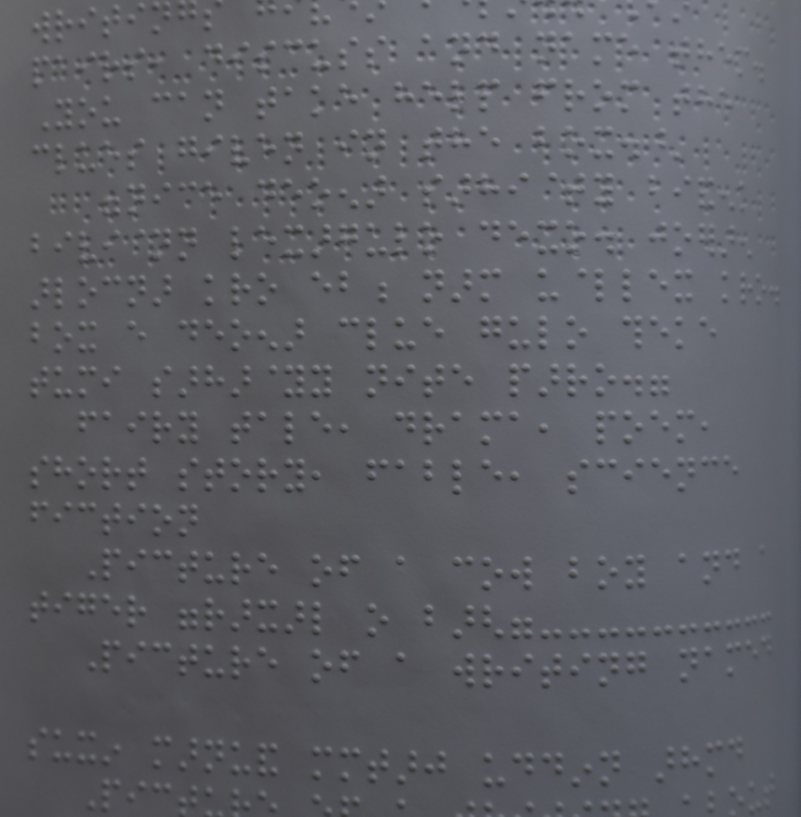
#> input picture test/before.jpg, 3202 x 3267 px (shown at 1/4 size)
$ python enhance.py --input ../../test
#> lines starting #> are read from the running program, lines starting #| are printed output that depends on the picture
#> in _imread, img is the input picture: shape (3267, 3202, 3); mean B, G, R 100.6, 94.4, 93.4
"""Phase 2 - illumination normalization for embossed-braille photos.

WHY NOT A GENERIC "SMART SCANNER":
Embossed braille is visible ONLY through the micro-shadow/highlight on each raised
dot. Document-scanner "magic colour"/deshadow/binarize modes remove exactly that
signal, so they make braille HARDER to detect, not easier. We therefore only
normalize ILLUMINATION (global gradients, colour cast) and boost LOCAL contrast,
which amplifies the dot shading instead of erasing it.

Stages (all optional, gentle by default):
  1. gray-world white balance      - removes colour cast
  2. flat-field / background division - removes global lighting gradients + soft shadows
  3. CLAHE on the LAB L channel    - boosts LOCAL contrast, i.e. the dot shading

    python scripts/annotate/enhance.py --input "Braille Dataset" --preview 6
    python scripts/annotate/enhance.py --input "Braille Dataset"        # process all
"""
from __future__ import annotations

import argparse
import sys
from pathlib import Path

import cv2
import numpy as np

sys.path.insert(0, str(Path(__file__).resolve().parent.parent))
from common import config  # noqa: E402


def white_balance(bgr: np.ndarray) -> np.ndarray:
    """Gray-world: scale each channel so their means match."""
    result = bgr.astype(np.float32)
    means = result.reshape(-1, 3).mean(axis=0)
#> means = [98.68, 88.35, 86.13]
    gray = means.mean()
#> gray = 91.05
    for c in range(3):
        if means[c] > 1e-6:
            result[..., c] *= gray / means[c]
    return np.clip(result, 0, 255).astype(np.uint8)


def flat_field(bgr: np.ndarray, sigma_frac: float = 0.06, strength: float = 1.0,
               work_px: int = 512) -> np.ndarray:
    """Divide by a heavily blurred copy to flatten lighting gradients and soft shadows.

    The blur radius is a fraction of the image size, so it is far larger than a braille
    dot: dot-scale detail survives while the slow illumination ramp is removed.
    strength in [0,1] blends between the original and the fully flattened result.

    The background is estimated on a `work_px` thumbnail and upscaled - a low-pass
    filter has no high-frequency content to lose, and this is ~100x faster than
    blurring a 24MP image with a 300px kernel.
    """
#> called with sigma_frac = 0.06, strength = 1, work_px = 512
    h, w = bgr.shape[:2]
#> h = 3267; w = 3202
    scale = min(1.0, work_px / max(h, w))
#> scale = 0.157
    small = cv2.resize(bgr, (max(1, int(w * scale)), max(1, int(h * scale))),
                       interpolation=cv2.INTER_AREA) if scale < 1.0 else bgr
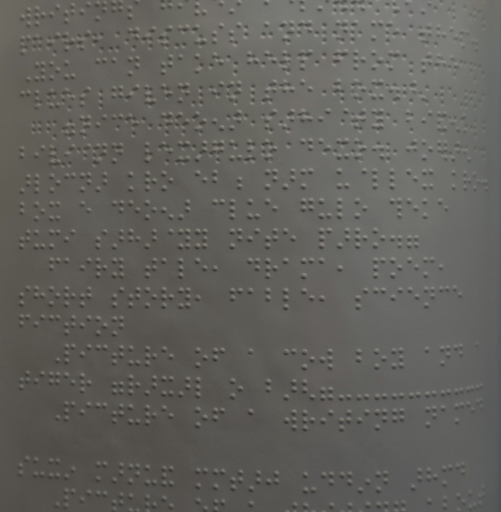
#> small: shape (512, 501, 3); mean B, G, R 92.4, 96.8, 98.2
    k = int(max(small.shape[:2]) * sigma_frac) | 1          # odd kernel
#> k = 31
    bg_small = cv2.GaussianBlur(small, (k, k), 0)
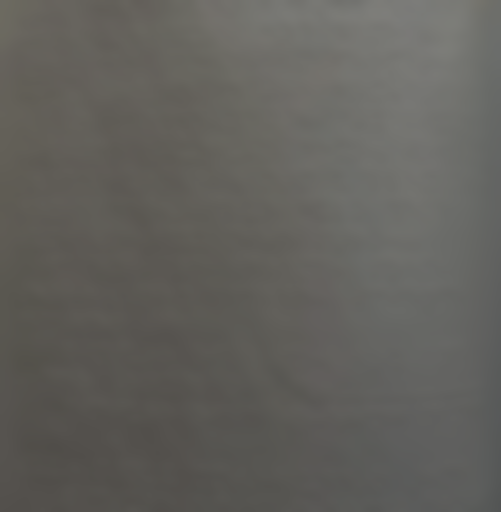
#> bg_small: shape (512, 501, 3); mean B, G, R 92.4, 96.8, 98.2
    background = cv2.resize(bg_small, (w, h), interpolation=cv2.INTER_LINEAR).astype(np.float32)
    background = np.maximum(background, 1.0)
    src = bgr.astype(np.float32)
    flat = src / background * background.mean(axis=(0, 1), keepdims=True)
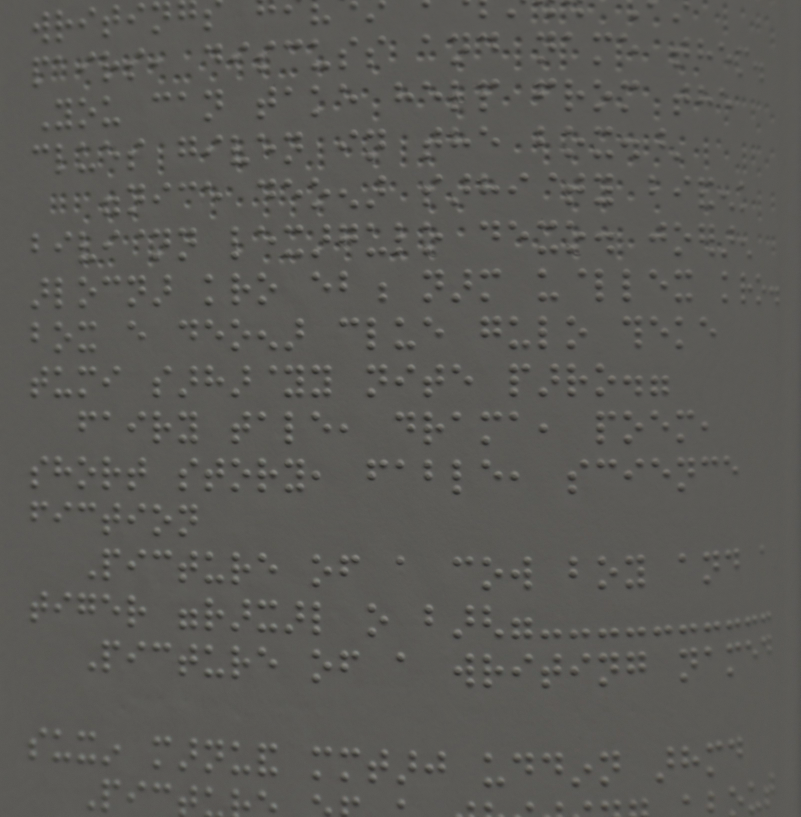
#> flat: shape (3267, 3202, 3) float32 (shown at 1/4 size); mean B, G, R 79.8, 81.7, 82.3
    out = (1.0 - strength) * src + strength * flat
    return np.clip(out, 0, 255).astype(np.uint8)


def clahe_l(bgr: np.ndarray, clip: float = 2.0, grid: int = 8) -> np.ndarray:
    """CLAHE on the L channel of LAB - local contrast, so dot shading is amplified."""
#> called with clip = 2, grid = 8
    lab = cv2.cvtColor(bgr, cv2.COLOR_BGR2LAB)
#> lab: shape (3267, 3202, 3); mean of channels 0, 1, 2 97.4, 127.8, 130.3
    l, a, b = cv2.split(lab)
    l = cv2.createCLAHE(clipLimit=clip, tileGridSize=(grid, grid)).apply(l)
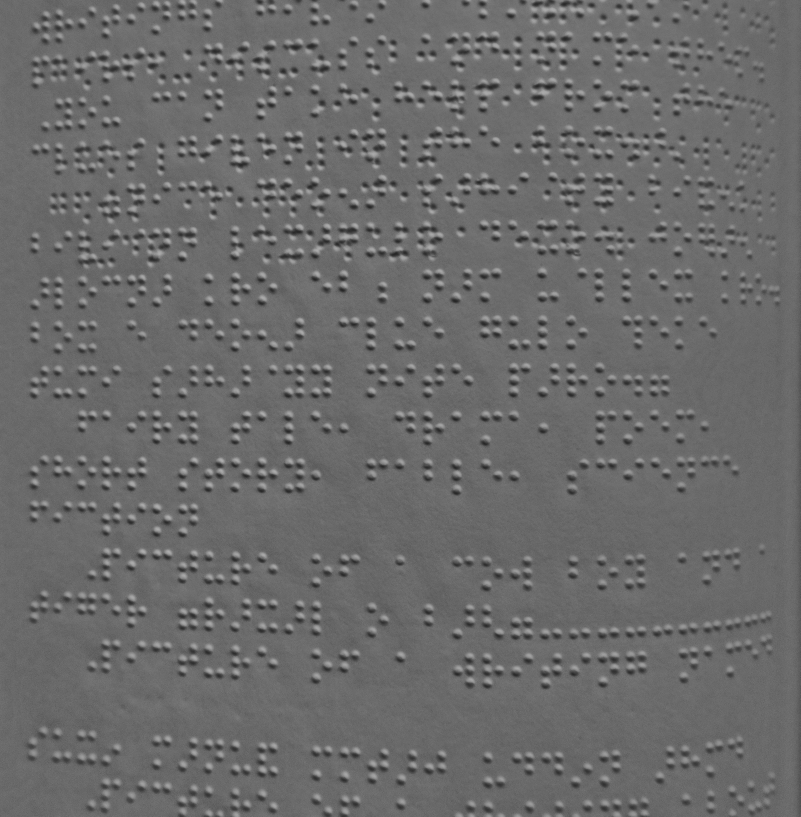
#> l: shape (3267, 3202) (shown at 1/4 size); min 32, max 178, mean 106.7
    return cv2.cvtColor(cv2.merge((l, a, b)), cv2.COLOR_LAB2BGR)


def enhance(bgr: np.ndarray, *, do_wb: bool = True, do_flat: bool = True,
            do_clahe: bool = True, clip: float = 2.0, grid: int = 8,
            flat_strength: float = 1.0) -> np.ndarray:
    out = bgr
    if do_wb:
        out = white_balance(out)
    if do_flat:
        out = flat_field(out, strength=flat_strength)
    if do_clahe:
        out = clahe_l(out, clip=clip, grid=grid)
    return out


def _imread(path: Path) -> np.ndarray:
    # cv2.imread chokes on non-ASCII paths on Windows; go through numpy
    data = np.fromfile(str(path), dtype=np.uint8)
    img = cv2.imdecode(data, cv2.IMREAD_COLOR)
    if img is None:
        raise ValueError(f"could not decode {path}")
    return img


def _imwrite(path: Path, img: np.ndarray, quality: int = 95) -> None:
    path.parent.mkdir(parents=True, exist_ok=True)
    ext = path.suffix or ".jpg"
    ok, buf = cv2.imencode(ext, img, [cv2.IMWRITE_JPEG_QUALITY, quality])
    if not ok:
        raise ValueError(f"could not encode {path}")
    buf.tofile(str(path))


def _side_by_side(before: np.ndarray, after: np.ndarray, max_w: int = 1600) -> np.ndarray:
    h, w = before.shape[:2]
    scale = min(1.0, (max_w / 2) / w)
    size = (int(w * scale), int(h * scale))
    b = cv2.resize(before, size, interpolation=cv2.INTER_AREA)
    a = cv2.resize(after, size, interpolation=cv2.INTER_AREA)
    cv2.putText(b, "before", (10, 30), cv2.FONT_HERSHEY_SIMPLEX, 1.0, (0, 0, 255), 2)
    cv2.putText(a, "after", (10, 30), cv2.FONT_HERSHEY_SIMPLEX, 1.0, (0, 0, 255), 2)
    return np.hstack([b, a])


def dot_contrast(bgr: np.ndarray) -> float:
    """Proxy for 'how visible are the dots': std-dev of a high-pass (dot-scale) filter.
    Higher = more dot detail. Used to sanity-check that enhancement helps."""
    gray = cv2.cvtColor(bgr, cv2.COLOR_BGR2GRAY).astype(np.float32)
    lo = cv2.GaussianBlur(gray, (0, 0), 6)
    return float((gray - lo).std())


def run(input_dir: Path, out_dir: Path = None, preview: int = 0, **kw) -> None:
    out_dir = Path(out_dir or config.CONTRIB_ENHANCED)
    paths = sorted(p for p in Path(input_dir).iterdir()
                   if p.suffix.lower() in config.IMAGE_EXTS)
    if not paths:
        print(f"No images in {input_dir}")
        return
    if preview:
        step = max(1, len(paths) // preview)
        paths = paths[::step][:preview]
        prev_dir = Path(config.CONTRIB_PREVIEW) / "enhance"
        prev_dir.mkdir(parents=True, exist_ok=True)
        print(f"PREVIEW mode: {len(paths)} images -> {prev_dir}")

    for p in paths:
        img = _imread(p)
        out = enhance(img, **kw)
        before_c, after_c = dot_contrast(img), dot_contrast(out)
#> before_c = 3.06; after_c = 6.58
        if preview:
            pv = Path(config.CONTRIB_PREVIEW) / "enhance"
            _imwrite(pv / f"{p.stem}_full.jpg", _side_by_side(img, out))
            # 1:1 centre crop - at page scale the dots vanish, so also show detail
            h, w = img.shape[:2]
            ch, cw = min(700, h), min(700, w)
            y0, x0 = (h - ch) // 2, (w - cw) // 2
            _imwrite(pv / f"{p.stem}_detail.jpg",
                     _side_by_side(img[y0:y0 + ch, x0:x0 + cw],
                                   out[y0:y0 + ch, x0:x0 + cw], max_w=1600))
        else:
            _imwrite(out_dir / p.name, out)
        arrow = "UP " if after_c > before_c else "down"
#> arrow = 'UP '
        print(f"  {p.name}: dot-contrast {before_c:.2f} -> {after_c:.2f}  ({arrow})")
#|   before.jpg: dot-contrast 3.06 -> 6.58  (UP )
    print(f"\nDone. {'Previews' if preview else 'Enhanced images'} in "
          f"{(Path(config.CONTRIB_PREVIEW) / 'enhance') if preview else out_dir}")


if __name__ == "__main__":
    ap = argparse.ArgumentParser(description=__doc__,
                                 formatter_class=argparse.RawDescriptionHelpFormatter)
    ap.add_argument("--input", required=True, help="folder of raw photos")
    ap.add_argument("--out", default=None)
    ap.add_argument("--preview", type=int, default=0,
                    help="write N before/after comparisons instead of processing all")
    ap.add_argument("--no-wb", action="store_true")
    ap.add_argument("--no-flat", action="store_true")
    ap.add_argument("--no-clahe", action="store_true")
    ap.add_argument("--clip", type=float, default=2.0, help="CLAHE clip limit")
    ap.add_argument("--grid", type=int, default=8, help="CLAHE tile grid")
    ap.add_argument("--flat-strength", type=float, default=1.0)
    a = ap.parse_args()
    run(Path(a.input), a.out, a.preview, do_wb=not a.no_wb, do_flat=not a.no_flat,
        do_clahe=not a.no_clahe, clip=a.clip, grid=a.grid, flat_strength=a.flat_strength)
